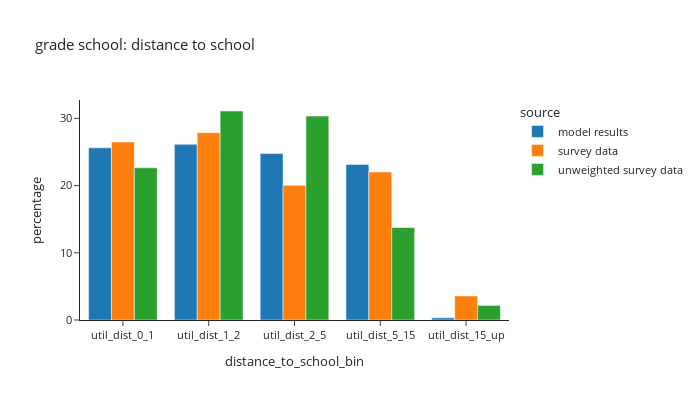
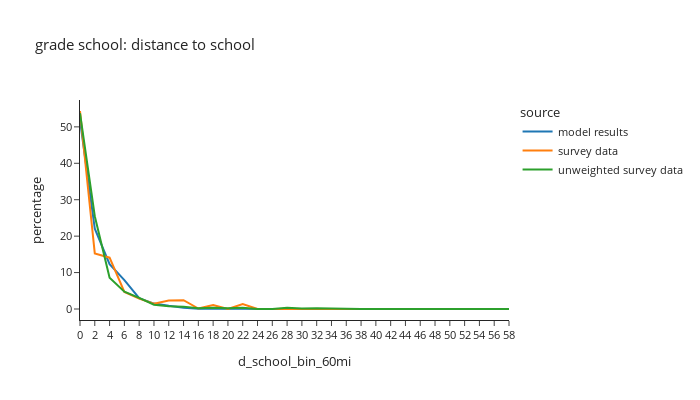

The notebook cell saved with these charts, in order:
### Markdown cell above
### Grade school

### Code cell
# distance to school: grade school
plot_distance(per_data,'is_gradeschool',"grade school: distance to school")

### Figure 1 — Plotly figure (JSON) as saved in the notebook; plotly's stock layout.template omitted (floating-point values rounded to 4 significant figures)
{"data": [{"alignmentgroup": "True", "hovertemplate": "source=model results<br>distance_to_school_bin=%{x}<br>percentage=%{y}<extra></extra>", "legendgroup": "model results", "marker": {"color": "#1F77B4", "pattern": {"shape": ""}}, "name": "model results", "offsetgroup": "model results", "orientation": "v", "showlegend": true, "textposition": "auto", "type": "bar", "x": ["util_dist_0_1", "util_dist_1_2", "util_dist_2_5", "util_dist_5_15", "util_dist_15_up"], "xaxis": "x", "y": [25.62, 26.13, 24.77, 23.15, 0.3291], "yaxis": "y"}, {"alignmentgroup": "True", "hovertemplate": "source=survey data<br>distance_to_school_bin=%{x}<br>percentage=%{y}<extra></extra>", "legendgroup": "survey data", "marker": {"color": "#FF7F0E", "pattern": {"shape": ""}}, "name": "survey data", "offsetgroup": "survey data", "orientation": "v", "showlegend": true, "textposition": "auto", "type": "bar", "x": ["util_dist_0_1", "util_dist_1_2", "util_dist_2_5", "util_dist_5_15", "util_dist_15_up"], "xaxis": "x", "y": [26.49, 27.87, 20.04, 22.02, 3.579], "yaxis": "y"}, {"alignmentgroup": "True", "hovertemplate": "source=unweighted survey data<br>distance_to_school_bin=%{x}<br>percentage=%{y}<extra></extra>", "legendgroup": "unweighted survey data", "marker": {"color": "#2CA02C", "pattern": {"shape": ""}}, "name": "unweighted survey data", "offsetgroup": "unweighted survey data", "orientation": "v", "showlegend": true, "textposition": "auto", "type": "bar", "x": ["util_dist_0_1", "util_dist_1_2", "util_dist_2_5", "util_dist_5_15", "util_dist_15_up"], "xaxis": "x", "y": [22.64, 31.09, 30.34, 13.76, 2.167], "yaxis": "y"}], "layout": {"barmode": "group", "font": {"size": 11}, "height": 400, "legend": {"title": {"text": "source"}, "tracegroupgap": 0}, "title": {"text": "grade school: distance to school"}, "width": 700, "xaxis": {"anchor": "y", "domain": [0.0, 1.0], "title": {"text": "distance_to_school_bin"}}, "yaxis": {"anchor": "x", "domain": [0.0, 1.0], "title": {"text": "percentage"}}}}

### Figure 2 — Plotly figure (JSON) as saved in the notebook; plotly's stock layout.template omitted (floating-point values rounded to 4 significant figures)
{"data": [{"hovertemplate": "source=model results<br>d_school_bin_60mi=%{x}<br>percentage=%{y}<extra></extra>", "legendgroup": "model results", "line": {"color": "#1F77B4", "dash": "solid"}, "marker": {"symbol": "circle"}, "mode": "lines", "name": "model results", "orientation": "v", "showlegend": true, "type": "scatter", "x": ["0", "2", "4", "6", "8", "10", "12", "14", "16", "18", "20", "22", "24", "26", "28", "30", "32", "34", "36", "38", "40", "42", "44", "46", "48", "50", "52", "54", "56", "58"], "xaxis": "x", "y": [51.75, 22.05, 12.31, 7.912, 2.97, 1.49, 0.8732, 0.3492, 0.05297, 0.05094, 0.03701, 0.03846, 0.03439, 0.02395, 0.03106, 0.01814, 0.004644, 0.002032, 0.001451, 0.0002903, 0.0, 0.0, 0.0, 0.0, 0.0, 0.0, 0.0, 0.0, 0.0, 0.0], "yaxis": "y"}, {"hovertemplate": "source=survey data<br>d_school_bin_60mi=%{x}<br>percentage=%{y}<extra></extra>", "legendgroup": "survey data", "line": {"color": "#FF7F0E", "dash": "solid"}, "marker": {"symbol": "circle"}, "mode": "lines", "name": "survey data", "orientation": "v", "showlegend": true, "type": "scatter", "x": ["0", "2", "4", "6", "8", "10", "12", "14", "16", "18", "20", "22", "24", "26", "28", "30", "32", "34", "36", "38", "40", "42", "44", "46", "48", "50", "52", "54", "56", "58"], "xaxis": "x", "y": [54.36, 15.24, 14.09, 4.661, 2.847, 1.442, 2.346, 2.402, 0.1314, 1.058, 0.005209, 1.338, 0.0, 0.0, 0.04644, 0.002534, 0.002651, 0.0277, 0.0, 0.0, 0.0, 0.0, 0.0, 0.0, 0.0, 0.0, 0.0, 0.0, 0.0, 0.0], "yaxis": "y"}, {"hovertemplate": "source=unweighted survey data<br>d_school_bin_60mi=%{x}<br>percentage=%{y}<extra></extra>", "legendgroup": "unweighted survey data", "line": {"color": "#2CA02C", "dash": "solid"}, "marker": {"symbol": "circle"}, "mode": "lines", "name": "unweighted survey data", "orientation": "v", "showlegend": true, "type": "scatter", "x": ["0", "2", "4", "6", "8", "10", "12", "14", "16", "18", "20", "22", "24", "26", "28", "30", "32", "34", "36", "38", "40", "42", "44", "46", "48", "50", "52", "54", "56", "58"], "xaxis": "x", "y": [53.74, 25.46, 8.559, 4.767, 3.034, 1.192, 0.7584, 0.6501, 0.2167, 0.325, 0.2167, 0.325, 0.0, 0.0, 0.325, 0.1083, 0.2167, 0.1083, 0.0, 0.0, 0.0, 0.0, 0.0, 0.0, 0.0, 0.0, 0.0, 0.0, 0.0, 0.0], "yaxis": "y"}], "layout": {"font": {"size": 11}, "height": 400, "legend": {"title": {"text": "source"}, "tracegroupgap": 0}, "title": {"text": "grade school: distance to school"}, "width": 700, "xaxis": {"anchor": "y", "domain": [0.0, 1.0], "title": {"text": "d_school_bin_60mi"}}, "yaxis": {"anchor": "x", "domain": [0.0, 1.0], "title": {"text": "percentage"}}}}
